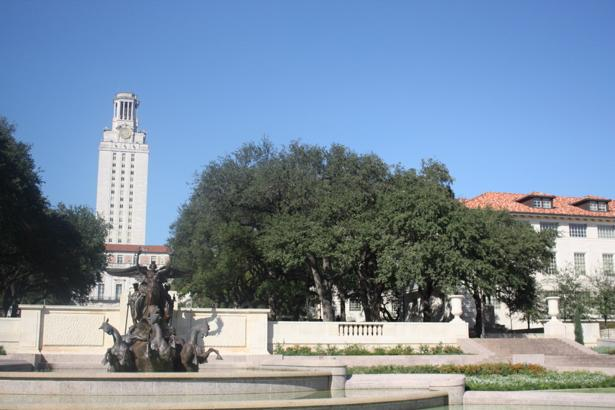
#> input picture 模式识别/模式识别课程第一次作业/reference/21307185_张礼贤_模式识别_homework1/images/uttower1.jpg, 615 x 410 px, found by its file name
$ python RANSAC.py
#> lines starting #> are read from the running program, lines starting #| are printed output that depends on the picture
import numpy as np
import cv2 as cv
from matplotlib import pyplot as plt

def sift_matching(img1, img2):
    # 创建SIFT对象
    sift = cv.SIFT_create()

    # 将图像转换为灰度图
    img1_gray = cv.cvtColor(img1, cv.COLOR_BGR2GRAY)
    img2_gray = cv.cvtColor(img2, cv.COLOR_BGR2GRAY)

    # 在两幅灰度图像上检测关键点和计算描述子
    keypoints1, desc1 = sift.detectAndCompute(img1_gray, None)
    keypoints2, desc2 = sift.detectAndCompute(img2_gray, None)

    # 使用FLANN进行特征匹配
    index_params = dict(algorithm=1, tree=3)
    search_params = dict(checks=50)
    flann = cv.FlannBasedMatcher(index_params, search_params)
    result = flann.knnMatch(desc1, desc2, k=2)

    # 仅保留优质匹配点
    good_matches = []
    for i, (m, n) in enumerate(result):
        threshold = 0.5
        if m.distance / n.distance < threshold:
            good_matches.append(m)

    return keypoints1, keypoints2, good_matches

def ransac(keypoints1, keypoints2, matches):
    # RANSAC 参数
    num_iterations=2000
    tolerance=5.0
    best_model = None
    best_inliers = 0

    # 将关键点转换为点
    src_pts = np.float32([keypoints1[i.queryIdx].pt for i in matches])
    dst_pts = np.float32([keypoints2[i.trainIdx].pt for i in matches])

    # RANSAC 迭代
    for _ in range(num_iterations):
        # 随机选择4个点对应
        indices = np.random.choice(len(src_pts), 4, replace=False)
        src_sample = src_pts[indices]
        dst_sample = dst_pts[indices]

        # 计算该随机样本的单应性矩阵
        M, _ = cv.findHomography(src_sample, dst_sample)

        # 使用估计的单应性矩阵计算投影点
        projected_pts = cv.perspectiveTransform(src_pts.reshape(-1, 1, 2), M)

        # 计算投影点与实际目标点之间的欧几里得距离
        distances = np.linalg.norm(projected_pts.squeeze() - dst_pts, axis=1)

        # 统计在容差范围内的内点数量
        inliers = np.sum(distances < tolerance)

        # 如果发现更多内点，则更新最佳模型
        if inliers > best_inliers:
            best_inliers = inliers
            best_model = M

    return best_model


def match():
    # 定义边界
    (top, bottom, left, right) = (100, 100, 0, 500)

    # 读取图像
    img1 = cv.imread('images\\uttower1.jpg')
#> img1 is the input picture: shape (410, 615, 3); mean B, G, R 159, 140, 121.9
    img2 = cv.imread('images\\uttower2.jpg')
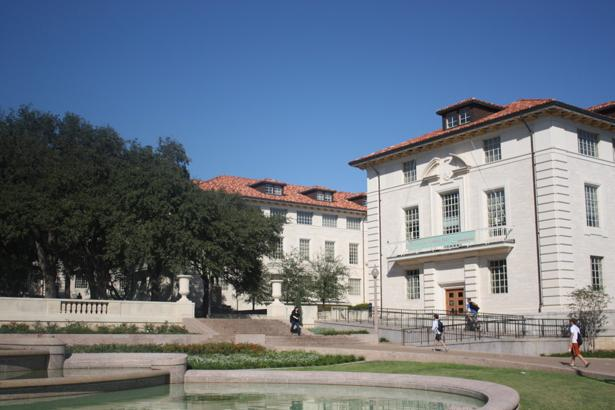
#> input picture 模式识别/模式识别课程第一次作业/reference/21307185_张礼贤_模式识别_homework1/images/uttower2.jpg, 615 x 410 px, found by its file name
#> img2 is the input picture: shape (410, 615, 3); mean B, G, R 132.1, 118.9, 107.7

    # 给图像添加边界
    LeftImg = cv.copyMakeBorder(img1, top, bottom, left, right, cv.BORDER_CONSTANT, value=(0, 0, 0))
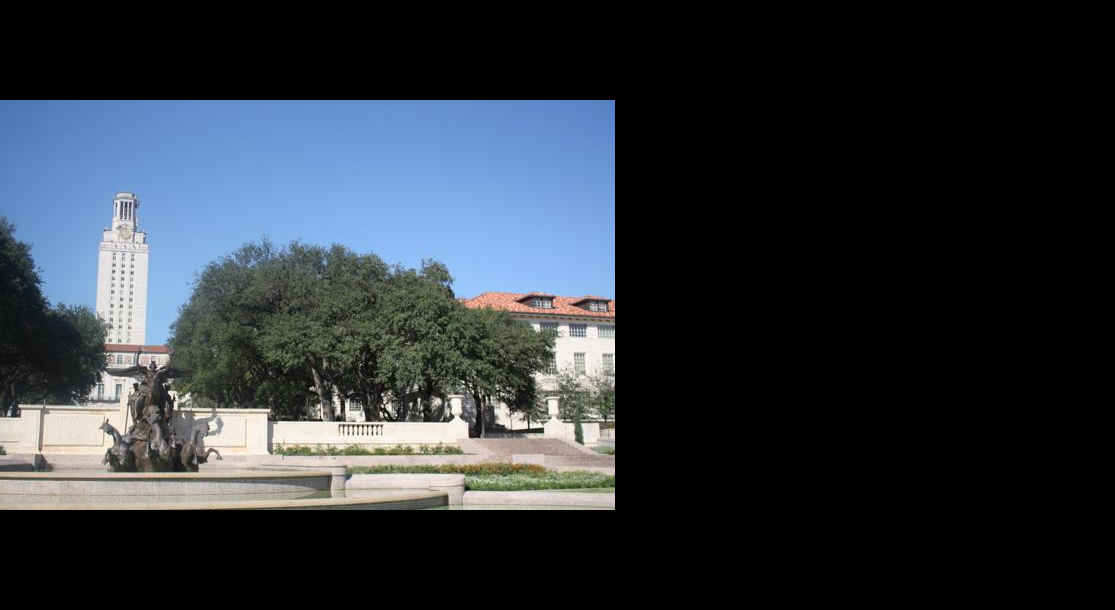
#> LeftImg: shape (610, 1115, 3); mean B, G, R 58.9, 51.9, 45.2
    RightImg = cv.copyMakeBorder(img2, top, bottom, left, right, cv.BORDER_CONSTANT, value=(0, 0, 0))
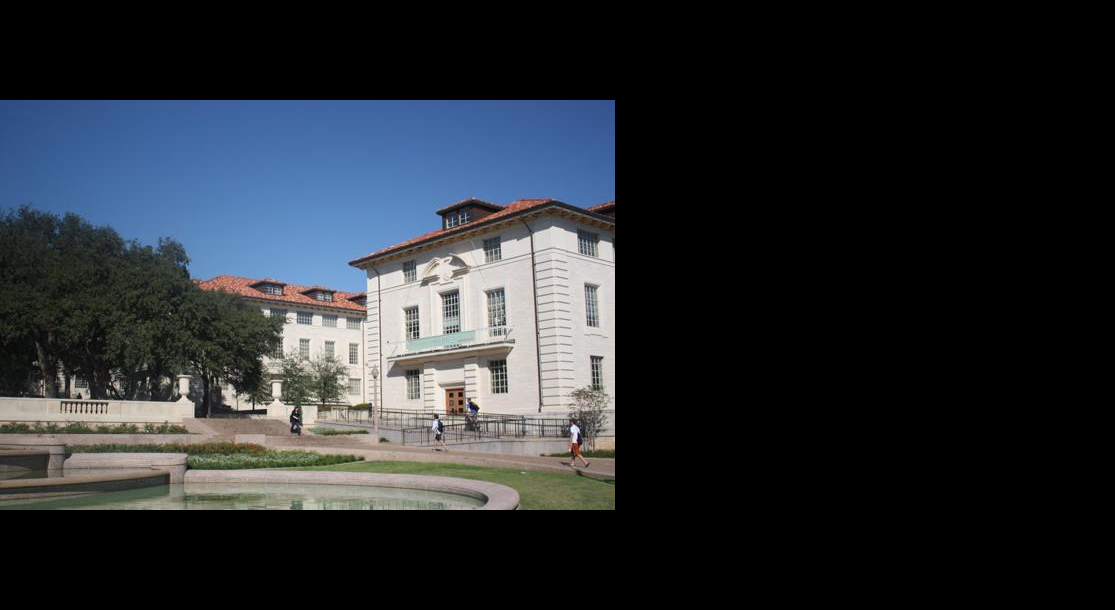
#> RightImg: shape (610, 1115, 3); mean B, G, R 49, 44.1, 39.9

    # SIFT特征匹配
    keypoints1, keypoints2, matches = sift_matching(LeftImg, RightImg)
#> in sift_matching, `img1_gray = cv.cvtColor(img1, cv.COLOR_BGR2GRAY)`:
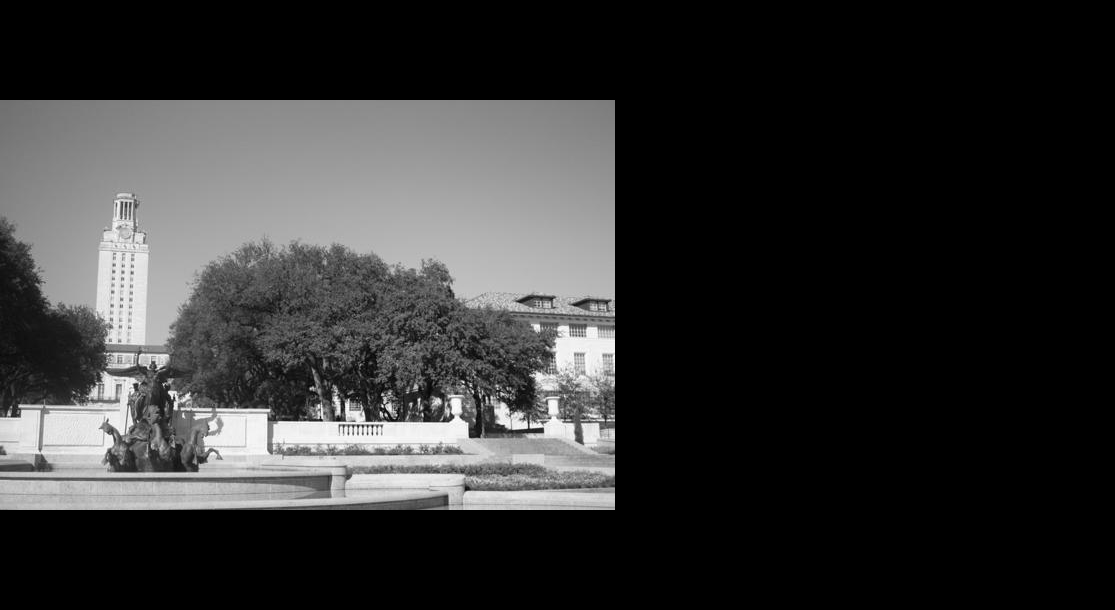
#> img1_gray: shape (610, 1115); min 0, max 255, mean 50.7
#> in sift_matching, `img2_gray = cv.cvtColor(img2, cv.COLOR_BGR2GRAY)`:
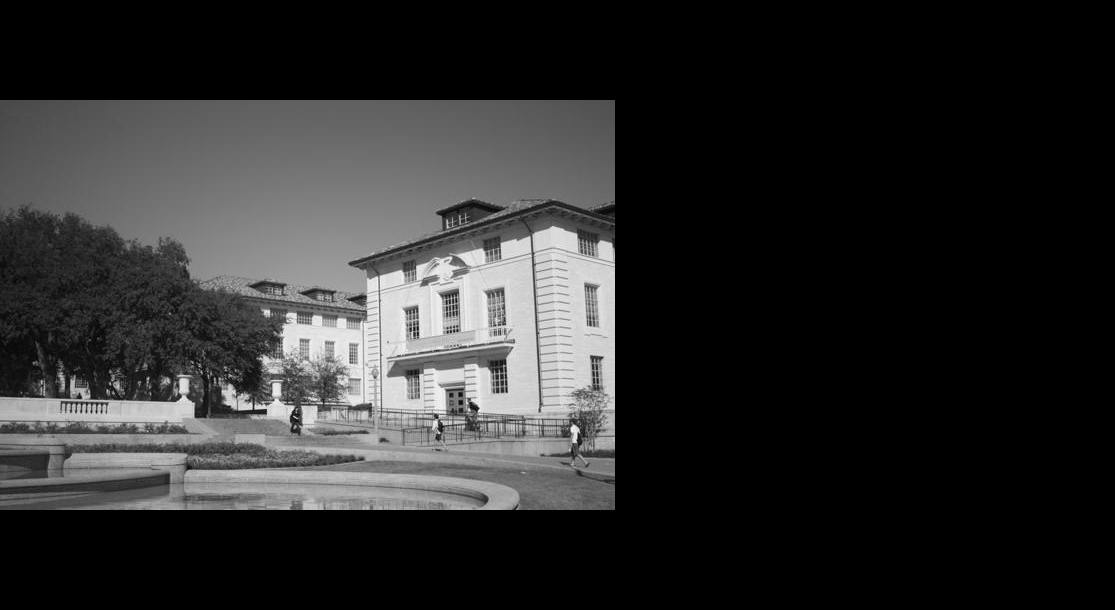
#> img2_gray: shape (610, 1115); min 0, max 253, mean 43.4
#> in sift_matching, `keypoints1, desc1 = sift.detectAndCompute(img1_gray, None)`: keypoints1 = 1991 keypoints; strongest (x, y, size): (386, 415, 1.9), (419, 400, 2.1), (541, 430, 4.2), (372, 426, 1.9)
#> in sift_matching, `keypoints2, desc2 = sift.detectAndCompute(img2_gray, None)`: keypoints2 = 1614 keypoints; strongest (x, y, size): (575, 430, 5.8), (264, 412, 4.1), (474, 407, 5.3), (606, 249, 12.4)
#> in sift_matching, `result = flann.knnMatch(desc1, desc2, k=2)`: result = 1991 matches
#> after the loop in sift_matching, `for i, (m, n) in enumerate(result):`: good_matches = 246 matches
#> matches = 246 matches

    # RANSAC算法估计单应性矩阵
    Matrix = ransac(keypoints1, keypoints2, matches)
#> in ransac, `src_pts = np.float32([keypoints1[i.queryIdx].pt for i in matches])`: src_pts = 246 pairs, first value 313.5 to 601.5, second value 248.4 to 500
#> in ransac, `dst_pts = np.float32([keypoints2[i.trainIdx].pt for i in matches])`: dst_pts = 246 pairs, first value 31.79 to 332.3, second value 217 to 479.1
#> the loop in ransac, `for _ in range(num_iterations):` made 2000 passes
#> (indices, dst_sample, inliers, best_inliers) on pass 1: ([89, 108, 74, 109], [[187, 319], [200.1, 412.3], [171.6, 307.1], [203.2, 368.4]], 153, 153)
#> (indices, inliers, best_inliers) on passes 5, 7: ([161, 176, 37, 155], 201, 201), ([6, 113, 188, 167], 245, 245)
#> after the loop in ransac, `for _ in range(num_iterations):`: best_inliers = 245
#> Matrix = [[1.3, -0.0905, -333], [0.225, 1.2, -120.3], [0.000489, -1.9e-05, 1]]

    # 对右图进行透视变换
    rows, cols = LeftImg.shape[:2]
#> rows = 610; cols = 1115
    warpImg = cv.warpPerspective(RightImg, np.array(Matrix), (RightImg.shape[1], RightImg.shape[0]), flags=cv.WARP_INVERSE_MAP)
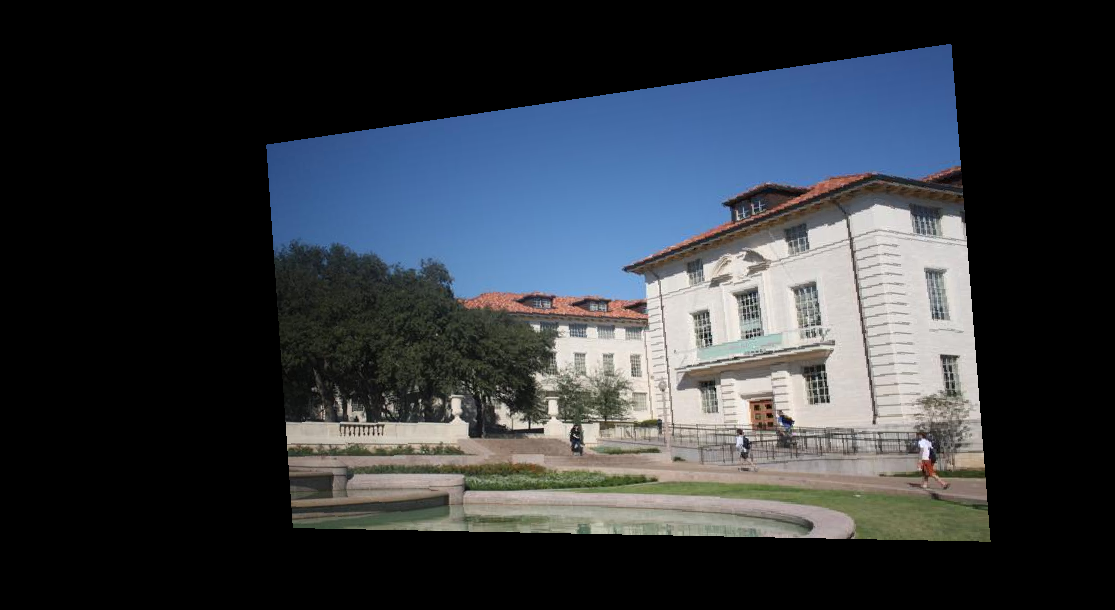
#> warpImg: shape (610, 1115, 3); mean B, G, R 61.7, 55.9, 51.2


    # 找到重叠区域
    for col in range(0, cols):
        if LeftImg[:, col].any() and warpImg[:, col].any():
            left = col
            break
    for col in range(cols-1, 0, -1):
        if LeftImg[:, col].any() and warpImg[:, col].any():
            right = col
            break

    # 图像拼接：尝试不同的混合策略
    res = np.zeros([rows, cols, 3], np.uint8)
    for row in range(0, rows):
        for col in range(0, cols):
            if not LeftImg[row, col].any():
                res[row, col] = warpImg[row, col]
            elif not warpImg[row, col].any():
                res[row, col] = LeftImg[row, col]
            else:
                LeftImgLen = float(abs(col - left))
                RightImgLen = float(abs(col - right))
                # 尝试使用不同的权重计算混合值
                if LeftImgLen < RightImgLen:
                    alpha = LeftImgLen / RightImgLen
                    res[row, col] = LeftImg[row, col] * (1-alpha) + warpImg[row, col] * alpha
                else:
                    alpha = RightImgLen / LeftImgLen
                    res[row, col] = LeftImg[row, col] * alpha + warpImg[row, col] * (1-alpha)
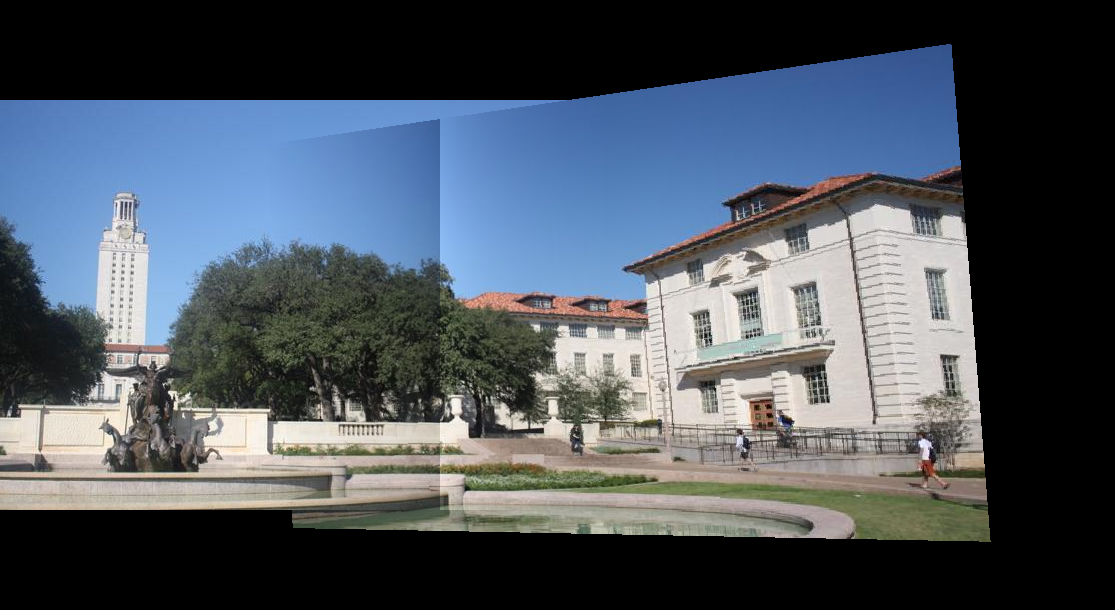
#> res: shape (610, 1115, 3); mean B, G, R 94, 84.5, 76.2

    # 显示和保存结果
    res = cv.cvtColor(res, cv.COLOR_BGR2RGB)
    plt.subplots(figsize=(12, 7))
    plt.axis('off')
    plt.imshow(res)
    #plt.savefig('Homework 1\\results\\uttower_stitching_sift.png')
    plt.show()


if __name__ == '__main__':
    match()
